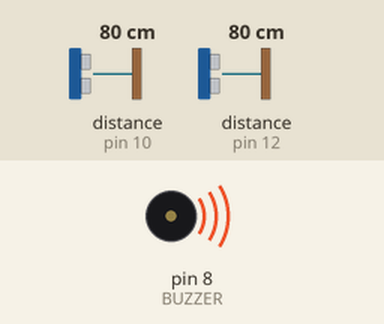
Recording of a sketch running on a simulated Arduino Uno, built with avr-gcc and run on an emulated ATmega328P. Parts: buzzer (waves = sounding, pin HIGH). Wiring (inferred from the names in the program): 2 × ultrasonic range finder: trigger pin 9, echo pin 10 / trigger pin 11, echo pin 12. The inputs (shaded band) are chosen by the test bench; at power-on: distance to the obstacle (sensors on pin 10, pin 12) 80 cm. The echo pulse lasts 58.3 µs per cm; pins used as bus, display or sensor lines are not drawn; what the sketch prints to the serial monitor is not drawn.

Above: at 1.4 s.
1.5 s: distance to the obstacle (sensor on pin 10) set to 4 cm
At 1.82 s:
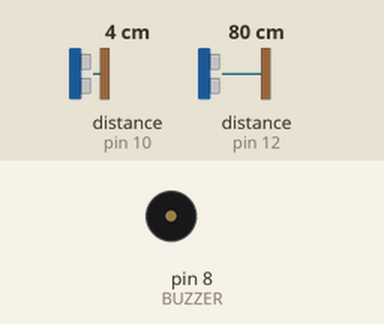
4.9 s: distance to the obstacle (sensor on pin 12) set to 2 cm
8.3 s: distance to the obstacle (sensor on pin 10) set to 9 cm
11.7 s: distance to the obstacle (sensor on pin 12) set to 9 cm
Timing chart, 0 to 16.1 s (numbered marks = the images above; inputs shaded):
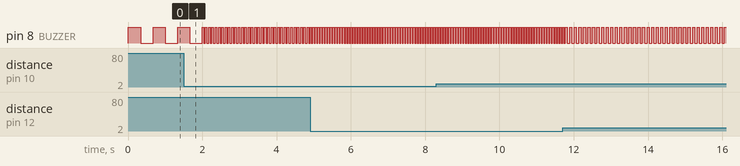

Measured:
- after the input at 11.7 s, pin 8 (BUZZER): alternates HIGH for 0.06 s and LOW for 0.06 s, starting after 0.19 s
- by itself, pin 8 (BUZZER): alternates HIGH for 0.03 s and LOW for 0.04 s

The sketch:

SmartNavigationAssistant.ino
```cpp
#define TRIG1   9
#define ECHO1  10
#define TRIG2  11
#define ECHO2  12
#define BUZZER 8

#define MAX_DIST  150
#define MIN_DIST    5

long readDistance(int trig, int echo) {
  digitalWrite(trig, LOW);
  delayMicroseconds(2);
  digitalWrite(trig, HIGH);
  delayMicroseconds(10);
  digitalWrite(trig, LOW);
  long duration = pulseIn(echo, HIGH, 30000);
  if (duration == 0) return 999;
  return duration * 0.034 / 2;
}

void setup() {
  pinMode(TRIG1, OUTPUT); pinMode(ECHO1, INPUT);
  pinMode(TRIG2, OUTPUT); pinMode(ECHO2, INPUT);
  pinMode(BUZZER, OUTPUT);
  Serial.begin(9600);
}

void loop() {
  long d1 = readDistance(TRIG1, ECHO1);
  long d2 = readDistance(TRIG2, ECHO2);
  long d = min(d1, d2);

  Serial.print("D1: "); Serial.print(d1);
  Serial.print("  D2: "); Serial.print(d2);
  Serial.print("  Min: "); Serial.println(d);

  if (d < 150) {
    // closer = shorter beep interval = higher intensity
    int interval = map(d, 0, 150, 30, 600);
    interval = constrain(interval, 30, 600);
    digitalWrite(BUZZER, HIGH);
    delay(interval);
    digitalWrite(BUZZER, LOW);
    delay(interval);
  } else {
    digitalWrite(BUZZER, LOW);
    delay(50);
  }
}
```
